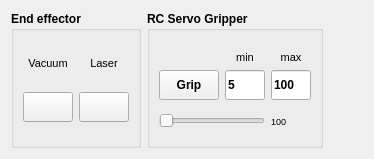
                       <widget class="QWidget" name="wgOldOutput" native="true">
                        <layout class="QHBoxLayout" name="horizontalLayout_7">
                         <item>
                          <widget class="QGroupBox" name="gbRelay">
                           <property name="maximumSize">
                            <size>
                             <width>150</width>
                             <height>16777215</height>
                            </size>
                           </property>
                           <property name="font">
                            <font>
                             <weight>75</weight>
                             <bold>true</bold>
                            </font>
                           </property>
                           <property name="title">
                            <string>End effector</string>
                           </property>
                           <layout class="QGridLayout" name="gridLayout_3">
                            <item row="0" column="0">
                             <widget class="QLabel" name="label_34">
                              <property name="maximumSize">
                               <size>
                                <width>16777215</width>
                                <height>20</height>
                               </size>
                              </property>
                              <property name="font">
                               <font>
                                <pointsize>8</pointsize>
                                <weight>50</weight>
                                <bold>false</bold>
                                <kerning>true</kerning>
                               </font>
                              </property>
                              <property name="text">
                               <string>Vacuum</string>
                              </property>
                              <property name="alignment">
                               <set>Qt::AlignCenter</set>
                              </property>
                             </widget>
                            </item>
                            <item row="0" column="1">
                             <widget class="QLabel" name="label_35">
                              <property name="maximumSize">
                               <size>
                                <width>16777215</width>
                                <height>20</height>
                               </size>
                              </property>
                              <property name="font">
                               <font>
                                <pointsize>8</pointsize>
                                <weight>50</weight>
                                <bold>false</bold>
                                <kerning>true</kerning>
                               </font>
                              </property>
                              <property name="text">
                               <string>Laser</string>
                              </property>
                              <property name="alignment">
                               <set>Qt::AlignCenter</set>
                              </property>
                             </widget>
                            </item>
                            <item row="1" column="0">
                             <widget class="QPushButton" name="pbPump">
                              <property name="minimumSize">
                               <size>
                                <width>50</width>
                                <height>30</height>
                               </size>
                              </property>
                              <property name="autoFillBackground">
                               <bool>false</bool>
                              </property>
                              <property name="text">
                               <string/>
                              </property>
                              <property name="icon">
                               <iconset resource="resource.qrc">
                                <normaloff>:/icon/Toggle Off_16px.png</normaloff>
                                <normalon>:/icon/Toggle On_16px.png</normalon>:/icon/Toggle Off_16px.png</iconset>
                              </property>
                              <property name="iconSize">
                               <size>
                                <width>16</width>
                                <height>16</height>
                               </size>
                              </property>
                              <property name="checkable">
                               <bool>true</bool>
                              </property>
                              <property name="checked">
                               <bool>false</bool>
                              </property>
                              <property name="autoDefault">
                               <bool>false</bool>
                              </property>
                              <property name="default">
                               <bool>false</bool>
                              </property>
                              <property name="flat">
                               <bool>false</bool>
                              </property>
                             </widget>
                            </item>
                            <item row="1" column="1">
                             <widget class="QPushButton" name="pbLaser">
                              <property name="minimumSize">
                               <size>
                                <width>50</width>
                                <height>30</height>
                               </size>
                              </property>
                              <property name="autoFillBackground">
                               <bool>false</bool>
                              </property>
                              <property name="text">
                               <string/>
                              </property>
                              <property name="icon">
                               <iconset resource="resource.qrc">
                                <normaloff>:/icon/Toggle Off_16px.png</normaloff>
                                <normalon>:/icon/Toggle On_16px.png</normalon>:/icon/Toggle Off_16px.png</iconset>
                              </property>
                              <property name="iconSize">
                               <size>
                                <width>16</width>
                                <height>16</height>
                               </size>
                              </property>
                              <property name="checkable">
                               <bool>true</bool>
                              </property>
                              <property name="checked">
                               <bool>false</bool>
                              </property>
                              <property name="autoDefault">
                               <bool>false</bool>
                              </property>
                              <property name="default">
                               <bool>false</bool>
                              </property>
                              <property name="flat">
                               <bool>false</bool>
                              </property>
                             </widget>
                            </item>
                           </layout>
                          </widget>
                         </item>
                         <item>
                          <widget class="QGroupBox" name="gbGripper">
                           <property name="maximumSize">
                            <size>
                             <width>250</width>
                             <height>16777215</height>
                            </size>
                           </property>
                           <property name="font">
                            <font>
                             <weight>75</weight>
                             <bold>true</bold>
                            </font>
                           </property>
                           <property name="title">
                            <string>RC Servo Gripper</string>
                           </property>
                           <layout class="QGridLayout" name="gridLayout_13">
                            <property name="topMargin">
                             <number>20</number>
                            </property>
                            <item row="0" column="0">
                             <layout class="QGridLayout" name="gridLayout_6">
                              <item row="0" column="1">
                               <widget class="QLabel" name="label_17">
                                <property name="font">
                                 <font>
                                  <pointsize>8</pointsize>
                                  <weight>50</weight>
                                  <bold>false</bold>
                                  <kerning>true</kerning>
                                 </font>
                                </property>
                                <property name="text">
                                 <string>min</string>
                                </property>
                                <property name="alignment">
                                 <set>Qt::AlignCenter</set>
                                </property>
                               </widget>
                              </item>
                              <item row="0" column="2">
                               <widget class="QLabel" name="label_27">
                                <property name="font">
                                 <font>
                                  <pointsize>8</pointsize>
                                  <weight>50</weight>
                                  <bold>false</bold>
                                  <kerning>true</kerning>
                                 </font>
                                </property>
                                <property name="text">
                                 <string>max</string>
                                </property>
                                <property name="alignment">
                                 <set>Qt::AlignCenter</set>
                                </property>
                               </widget>
                              </item>
                              <item row="1" column="0">
                               <widget class="QPushButton" name="pbGrip">
                                <property name="minimumSize">
                                 <size>
                                  <width>60</width>
                                  <height>30</height>
                                 </size>
                                </property>
                                <property name="maximumSize">
                                 <size>
                                  <width>30</width>
                                  <height>16777215</height>
                                 </size>
                                </property>
                                <property name="autoFillBackground">
                                 <bool>false</bool>
                                </property>
                                <property name="text">
                                 <string>Grip</string>
                                </property>
                                <property name="autoDefault">
                                 <bool>false</bool>
                                </property>
                                <property name="default">
                                 <bool>false</bool>
                                </property>
                                <property name="flat">
                                 <bool>false</bool>
                                </property>
                               </widget>
                              </item>
                              <item row="1" column="1">
                               <widget class="QLineEdit" name="leGripperMin">
                                <property name="minimumSize">
                                 <size>
                                  <width>30</width>
                                  <height>30</height>
                                 </size>
                                </property>
                                <property name="maximumSize">
                                 <size>
                                  <width>40</width>
                                  <height>16777215</height>
                                 </size>
                                </property>
                                <property name="text">
                                 <string>5</string>
                                </property>
                               </widget>
                              </item>
                              <item row="1" column="2">
                               <widget class="QLineEdit" name="leGripperMax">
                                <property name="minimumSize">
                                 <size>
                                  <width>30</width>
                                  <height>30</height>
                                 </size>
                                </property>
                                <property name="maximumSize">
                                 <size>
                                  <width>40</width>
                                  <height>16777215</height>
                                 </size>
                                </property>
                                <property name="text">
                                 <string>100</string>
                                </property>
                               </widget>
                              </item>
                             </layout>
                            </item>
                            <item row="1" column="0">
                             <layout class="QHBoxLayout" name="horizontalLayout_15">
                              <item>
                               <widget class="QSlider" name="hsGripperAngle">
                                <property name="sizePolicy">
                                 <sizepolicy hsizetype="Expanding" vsizetype="Preferred">
                                  <horstretch>0</horstretch>
                                  <verstretch>0</verstretch>
                                 </sizepolicy>
                                </property>
                                <property name="minimumSize">
                                 <size>
                                  <width>0</width>
                                  <height>30</height>
                                 </size>
                                </property>
                                <property name="maximum">
                                 <number>20</number>
                                </property>
                                <property name="singleStep">
                                 <number>5</number>
                                </property>
                                <property name="orientation">
                                 <enum>Qt::Horizontal</enum>
                                </property>
                               </widget>
                              </item>
                              <item>
                               <widget class="QLabel" name="lbGripperValue">
                                <property name="minimumSize">
                                 <size>
                                  <width>40</width>
                                  <height>0</height>
                                 </size>
                                </property>
                                <property name="font">
                                 <font>
                                  <pointsize>7</pointsize>
                                  <weight>50</weight>
                                  <bold>false</bold>
                                  <kerning>true</kerning>
                                 </font>
                                </property>
                                <property name="text">
                                 <string>100</string>
                                </property>
                               </widget>
                              </item>
                             </layout>
                            </item>
                           </layout>
                          </widget>
                         </item>
                         <item>
                          <spacer name="horizontalSpacer_46">
                           <property name="orientation">
                            <enum>Qt::Horizontal</enum>
                           </property>
                           <property name="sizeHint" stdset="0">
                            <size>
                             <width>40</width>
                             <height>20</height>
                            </size>
                           </property>
                          </spacer>
                         </item>
                        </layout>
                       </widget>
